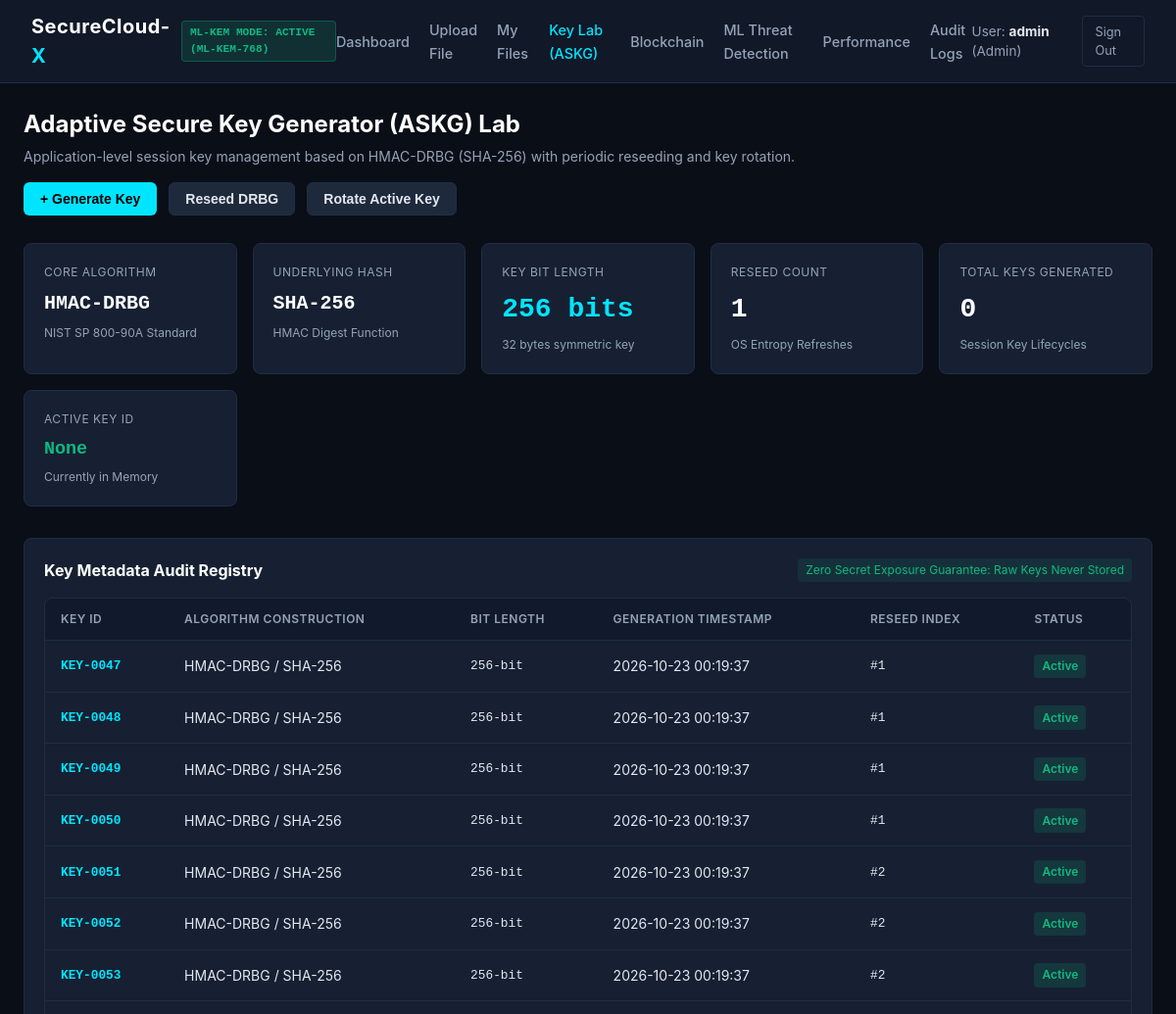
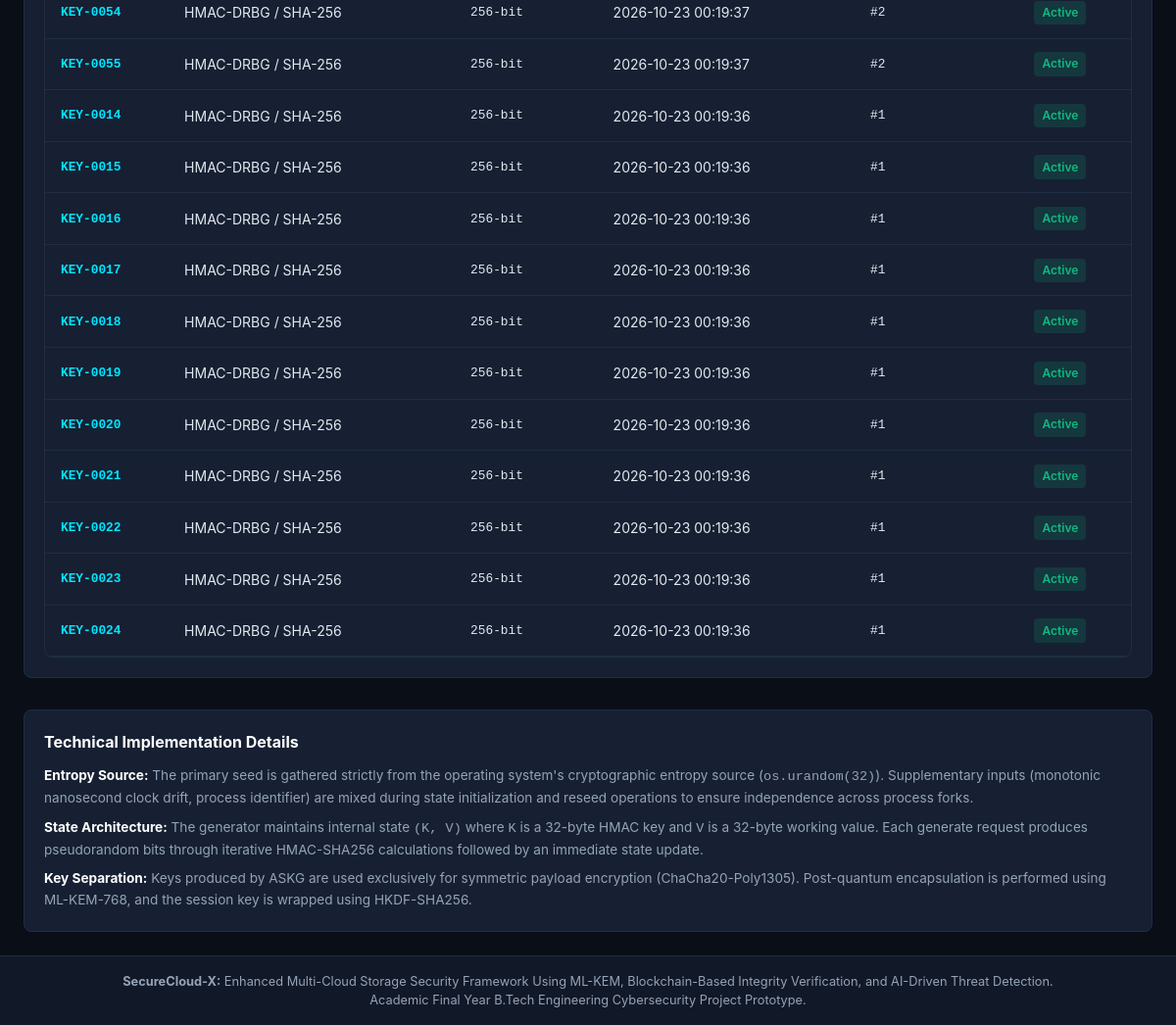
Screenshot of /keygen-lab (signed in) with the database file from the repository (2 pictures, top to bottom).
### tables this page shows
CREATE TABLE keys (
        key_id TEXT PRIMARY KEY,
        algorithm TEXT NOT NULL,
        key_size INTEGER NOT NULL,
        generated_at TEXT NOT NULL,
        status TEXT NOT NULL DEFAULT 'Active',
        reseed_counter INTEGER NOT NULL DEFAULT 1
    );

### routes/dashboard_routes.py (the view)
@dashboard_bp.route("/keygen-lab")
@login_required
def keygen_lab_view():
    conn = get_db_connection()
    cursor = conn.cursor()
    cursor.execute("""
        SELECT key_id, algorithm, key_size, generated_at, status, reseed_counter
        FROM keys
        ORDER BY generated_at DESC
        LIMIT 20
    """)
    key_history = cursor.fetchall()
    conn.close()
    stats = askg_instance.get_key_stats()
    return render_template("keygen.html", stats=stats, key_history=key_history)

### app.py (called while the page is built)
def create_app():
    app = Flask(__name__)
    app.config["SECRET_KEY"] = SECRET_KEY
    app.config["MAX_CONTENT_LENGTH"] = MAX_CONTENT_LENGTH
    init_db()
    app.register_blueprint(auth_bp)
    app.register_blueprint(upload_bp)
    app.register_blueprint(download_bp)
    app.register_blueprint(dashboard_bp)
    app.register_blueprint(security_bp)
    @app.context_processor
    def inject_system_status():
        return {
            "kem_status": mlkem_service.get_status()
        }
    @app.errorhandler(404)
    def not_found_error(error):
        return render_template("base.html"), 404
    @app.errorhandler(500)
    def internal_error(error):
        return render_template("base.html"), 500
    return app

### crypto/askg.py (called while the page is built)
    def get_key_stats(self) -> dict:
        return {
            "algorithm": "HMAC-DRBG",
            "hash_function": "SHA-256",
            "key_size_bits": 256,
            "reseed_interval": self.reseed_interval,
            "reseed_count": self.reseed_count,
            "total_keys_generated": self.total_keys_generated,
            "active_key_id": self.active_key_id or "None"
        }

### crypto/mlkem_service.py (called while the page is built, shortened)
    def get_status(self) -> dict:
        if self.is_active:
            return {
                "status_text": "ML-KEM MODE: ACTIVE",
                "is_fallback": False,
                "parameter_set": self.param_set,
                "security_standard": "FIPS 203 (NIST Post-Quantum Cryptography)",
                "description": f"Standard {self.param_set} Lattice-based KEM actively running."
            }

### database/database.py (called while the page is built)
def get_db_connection():
    os.makedirs(DATABASE_PATH.parent, exist_ok=True)
    conn = sqlite3.connect(str(DATABASE_PATH))
    conn.row_factory = sqlite3.Row
    conn.execute("PRAGMA foreign_keys = ON")
    return conn

### routes/auth_routes.py (called while the page is built)
def login_required(f):
    @wraps(f)
    def decorated_function(*args, **kwargs):
        if "user_id" not in session:
            flash("Please log in to access this page.", "warning")
            return redirect(url_for("auth.login"))
        return f(*args, **kwargs)
    return decorated_function

### templates/keygen.html (shortened to what this page needs)
{% extends "base.html" %}
{% block content %}
<div class="page-header">
  <div>
    <h1 class="page-title">Adaptive Secure Key Generator (ASKG) Lab</h1>
    <p class="page-subtitle">Application-level session key management based on HMAC-DRBG (SHA-256) with periodic reseeding and key rotation.</p>
  </div>
  <div style="display: flex; gap: 0.75rem;">
    <button onclick="triggerKeyGen()" class="btn btn-primary" id="btnGenKey">+ Generate Key</button>
    <button onclick="triggerReseed()" class="btn btn-secondary" id="btnReseed">Reseed DRBG</button>
    <button onclick="triggerRotate()" class="btn btn-secondary" id="btnRotate">Rotate Active Key</button>
  </div>
</div>
<div class="grid-cards">
  <div class="card">
    <div class="stat-label">Core Algorithm</div>
    <div class="stat-value" style="font-size: 1.25rem;">HMAC-DRBG</div>
    <div class="stat-desc">NIST SP 800-90A Standard</div>
  </div>
  <div class="card">
    <div class="stat-label">Underlying Hash</div>
    <div class="stat-value" style="font-size: 1.25rem;">SHA-256</div>
    <div class="stat-desc">HMAC Digest Function</div>
  </div>
  <div class="card">
    <div class="stat-label">Key Bit Length</div>
    <div class="stat-value" style="color: var(--accent-cyan);">256 bits</div>
    <div class="stat-desc">32 bytes symmetric key</div>
  </div>
  <div class="card">
    <div class="stat-label">Reseed Count</div>
    <div class="stat-value" id="statReseedCount">{{ stats.reseed_count }}</div>
    <div class="stat-desc">OS Entropy Refreshes</div>
  </div>
  <div class="card">
    <div class="stat-label">Total Keys Generated</div>
    <div class="stat-value" id="statTotalKeys">{{ stats.total_keys_generated }}</div>
    <div class="stat-desc">Session Key Lifecycles</div>
  </div>
  <div class="card">
    <div class="stat-label">Active Key ID</div>
    <div class="stat-value mono" style="font-size: 1.15rem; color: var(--accent-green);" id="statActiveKey">
      {{ stats.active_key_id }}
    </div>
    <div class="stat-desc">Currently in Memory</div>
  </div>
</div>
<div class="card" style="margin-bottom: 2rem;">
  <div style="display: flex; justify-content: space-between; align-items: center; margin-bottom: 1rem;">
    <h3 style="font-size: 1rem; color: #fff;">Key Metadata Audit Registry</h3>
    <span style="font-size: 0.75rem; color: var(--accent-green); background: rgba(16, 185, 129, 0.1); padding: 0.2rem 0.5rem; border-radius: 4px;">
      Zero Secret Exposure Guarantee: Raw Keys Never Stored
    </span>
  </div>
  <div class="table-container" style="margin-bottom: 0;">
    <table>
      <thead>
        <tr>
          <th>Key ID</th>
          <th>Algorithm Construction</th>
          <th>Bit Length</th>
          <th>Generation Timestamp</th>
          <th>Reseed Index</th>
          <th>Status</th>
        </tr>
      </thead>
      <tbody id="keyTableBody">
        {% for k in key_history %}
        <tr>
          <td class="mono" style="color: var(--accent-cyan); font-weight: 700;">{{ k.key_id }}</td>
          <td>{{ k.algorithm }}</td>
          <td class="mono">{{ k.key_size }}-bit</td>
          <td>{{ k.generated_at }}</td>
          <td class="mono">#{{ k.reseed_counter }}</td>
          <td>
            <span class="badge {% if k.status == 'Active' %}badge-green{% elif k.status == 'Rotated' %}badge-amber{% else %}badge-blue{% endif %}">
              {{ k.status }}
            </span>
          </td>
        </tr>
        {% endfor %}
      </tbody>
    </table>
  </div>
</div>
<div class="card">
  <h3 style="font-size: 1rem; color: #fff; margin-bottom: 0.75rem;">Technical Implementation Details</h3>
  <div style="font-size: 0.85rem; color: var(--text-muted); line-height: 1.6;">
    <p style="margin-bottom: 0.5rem;">
      <strong style="color: #fff;">Entropy Source:</strong> The primary seed is gathered strictly from the operating system's cryptographic entropy source (<code>os.urandom(32)</code>). Supplementary inputs (monotonic nanosecond clock drift, process identifier) are mixed during state initialization and reseed operations to ensure independence across process forks.
    </p>
    <p style="margin-bottom: 0.5rem;">
      <strong style="color: #fff;">State Architecture:</strong> The generator maintains internal state <code>(K, V)</code> where <code>K</code> is a 32-byte HMAC key and <code>V</code> is a 32-byte working value. Each generate request produces pseudorandom bits through iterative HMAC-SHA256 calculations followed by an immediate state update.
    </p>
    <p>
      <strong style="color: #fff;">Key Separation:</strong> Keys produced by ASKG are used exclusively for symmetric payload encryption (ChaCha20-Poly1305). Post-quantum encapsulation is performed using ML-KEM-768, and the session key is wrapped using HKDF-SHA256.
    </p>
  </div>
</div>
{% endblock %}

### static/css/style.css (style rules this page uses)
:root { --bg-primary: #0a0e17; --bg-secondary: #111827; --bg-card: #162032; --bg-card-hover: #1c2940; --border-color: #1f2d45; --border-highlight: #00e5ff; --text-main: #e2e8f0; --text-muted: #94a3b8; --accent-cyan: #00e5ff; --accent-green: #10b981; --accent-amber: #f59e0b; --accent-red: #ef4444; --accent-purple: #a855f7; --font-sans: -apple-system, BlinkMacSystemFont, "Segoe UI", Roboto, Oxygen, Ubuntu, Cantarell, sans-serif; --font-mono: "Consolas", "Monaco", "Courier New", monospace; }
* { box-sizing: border-box; margin: 0; padding: 0; }
body { background-color: var(--bg-primary); color: var(--text-main); font-family: var(--font-sans); line-height: 1.5; min-height: 100vh; display: flex; flex-direction: column; }
.page-header { margin-bottom: 1.75rem; display: flex; justify-content: space-between; align-items: center; flex-wrap: wrap; gap: 1rem; }
.page-title { font-size: 1.5rem; font-weight: 700; color: #ffffff; }
.page-subtitle { font-size: 0.875rem; color: var(--text-muted); margin-top: 0.25rem; }
.grid-cards { display: grid; grid-template-columns: repeat(auto-fit, minmax(180px, 1fr)); gap: 1rem; margin-bottom: 2rem; }
.card { background-color: var(--bg-card); border: 1px solid var(--border-color); border-radius: 8px; padding: 1.25rem; position: relative; overflow: hidden; }
.stat-label { font-size: 0.75rem; text-transform: uppercase; letter-spacing: 0.5px; color: var(--text-muted); margin-bottom: 0.5rem; }
.stat-value { font-size: 1.75rem; font-weight: 700; color: #ffffff; font-family: var(--font-mono); }
.stat-desc { font-size: 0.75rem; color: var(--text-muted); margin-top: 0.35rem; }
.btn { display: inline-flex; align-items: center; gap: 0.5rem; padding: 0.5rem 1rem; font-size: 0.875rem; font-weight: 600; border-radius: 6px; border: 1px solid transparent; cursor: pointer; text-decoration: none; transition: all 0.2s; }
.btn-primary { background-color: var(--accent-cyan); color: #000000; }
.btn-secondary { background-color: #1e293b; border-color: var(--border-color); color: var(--text-main); }
.table-container { background-color: var(--bg-card); border: 1px solid var(--border-color); border-radius: 8px; overflow-x: auto; margin-bottom: 2rem; }
table { width: 100%; border-collapse: collapse; text-align: left; font-size: 0.875rem; }
th { background-color: rgba(15, 23, 42, 0.7); color: var(--text-muted); font-weight: 600; font-size: 0.75rem; text-transform: uppercase; letter-spacing: 0.5px; padding: 0.75rem 1rem; border-bottom: 1px solid var(--border-color); }
td { padding: 0.85rem 1rem; border-bottom: 1px solid var(--border-color); color: var(--text-main); }
.mono { font-family: var(--font-mono); font-size: 0.8rem; }
.badge { display: inline-block; padding: 0.2rem 0.5rem; border-radius: 4px; font-size: 0.75rem; font-weight: 600; }
.badge-green { background: rgba(16, 185, 129, 0.15); color: var(--accent-green); }

### rows the page displays
keys: key_id "KEY-0047", algorithm "HMAC-DRBG / SHA-256", key_size "256", generated_at "2026-10-23 00:19:37", reseed_counter "1", status "Active"
keys: key_id "KEY-0048", algorithm "HMAC-DRBG / SHA-256", key_size "256", generated_at "2026-10-23 00:19:37", reseed_counter "1", status "Active"
keys: key_id "KEY-0049", algorithm "HMAC-DRBG / SHA-256", key_size "256", generated_at "2026-10-23 00:19:37", reseed_counter "1", status "Active"
keys: key_id "KEY-0050", algorithm "HMAC-DRBG / SHA-256", key_size "256", generated_at "2026-10-23 00:19:37", reseed_counter "1", status "Active"
keys: key_id "KEY-0051", algorithm "HMAC-DRBG / SHA-256", key_size "256", generated_at "2026-10-23 00:19:37", reseed_counter "2", status "Active"
keys: key_id "KEY-0052", algorithm "HMAC-DRBG / SHA-256", key_size "256", generated_at "2026-10-23 00:19:37", reseed_counter "2", status "Active"
keys: key_id "KEY-0053", algorithm "HMAC-DRBG / SHA-256", key_size "256", generated_at "2026-10-23 00:19:37", reseed_counter "2", status "Active"
keys: key_id "KEY-0054", algorithm "HMAC-DRBG / SHA-256", key_size "256", generated_at "2026-10-23 00:19:37", reseed_counter "2", status "Active"
keys: key_id "KEY-0055", algorithm "HMAC-DRBG / SHA-256", key_size "256", generated_at "2026-10-23 00:19:37", reseed_counter "2", status "Active"
keys: key_id "KEY-0014", algorithm "HMAC-DRBG / SHA-256", key_size "256", generated_at "2026-10-23 00:19:36", reseed_counter "1", status "Active"
keys: key_id "KEY-0015", algorithm "HMAC-DRBG / SHA-256", key_size "256", generated_at "2026-10-23 00:19:36", reseed_counter "1", status "Active"
keys: key_id "KEY-0016", algorithm "HMAC-DRBG / SHA-256", key_size "256", generated_at "2026-10-23 00:19:36", reseed_counter "1", status "Active"
keys: key_id "KEY-0017", algorithm "HMAC-DRBG / SHA-256", key_size "256", generated_at "2026-10-23 00:19:36", reseed_counter "1", status "Active"
keys: key_id "KEY-0018", algorithm "HMAC-DRBG / SHA-256", key_size "256", generated_at "2026-10-23 00:19:36", reseed_counter "1", status "Active"
keys: key_id "KEY-0019", algorithm "HMAC-DRBG / SHA-256", key_size "256", generated_at "2026-10-23 00:19:36", reseed_counter "1", status "Active"
keys: key_id "KEY-0020", algorithm "HMAC-DRBG / SHA-256", key_size "256", generated_at "2026-10-23 00:19:36", reseed_counter "1", status "Active"
keys: key_id "KEY-0021", algorithm "HMAC-DRBG / SHA-256", key_size "256", generated_at "2026-10-23 00:19:36", reseed_counter "1", status "Active"
keys: key_id "KEY-0022", algorithm "HMAC-DRBG / SHA-256", key_size "256", generated_at "2026-10-23 00:19:36", reseed_counter "1", status "Active"
keys: key_id "KEY-0023", algorithm "HMAC-DRBG / SHA-256", key_size "256", generated_at "2026-10-23 00:19:36", reseed_counter "1", status "Active"
keys: key_id "KEY-0024", algorithm "HMAC-DRBG / SHA-256", key_size "256", generated_at "2026-10-23 00:19:36", reseed_counter "1", status "Active"

### other values shown
{{ kem_status.status_text }} "ML-KEM MODE: ACTIVE"
{{ kem_status.parameter_set }} "ML-KEM-768"
{{ session.get('username') }} "admin"
{{ session.get('role') }} "Admin"
{{ stats.reseed_count }} "1"
{{ stats.total_keys_generated }} "0"
{{ stats.active_key_id }} "None"
